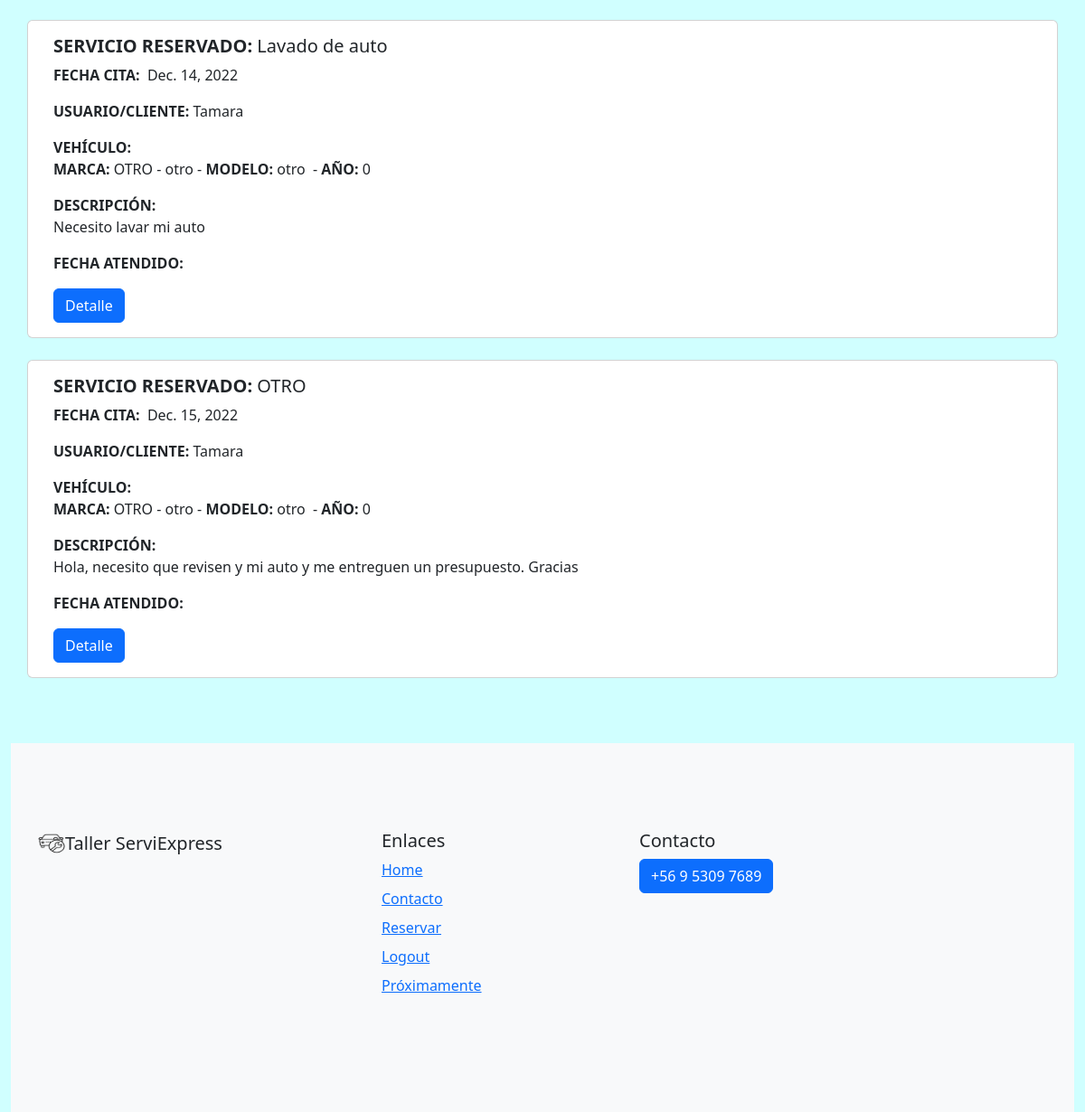
/reservas/ (signed in, lower part), run on an earlier commit of the app's database.
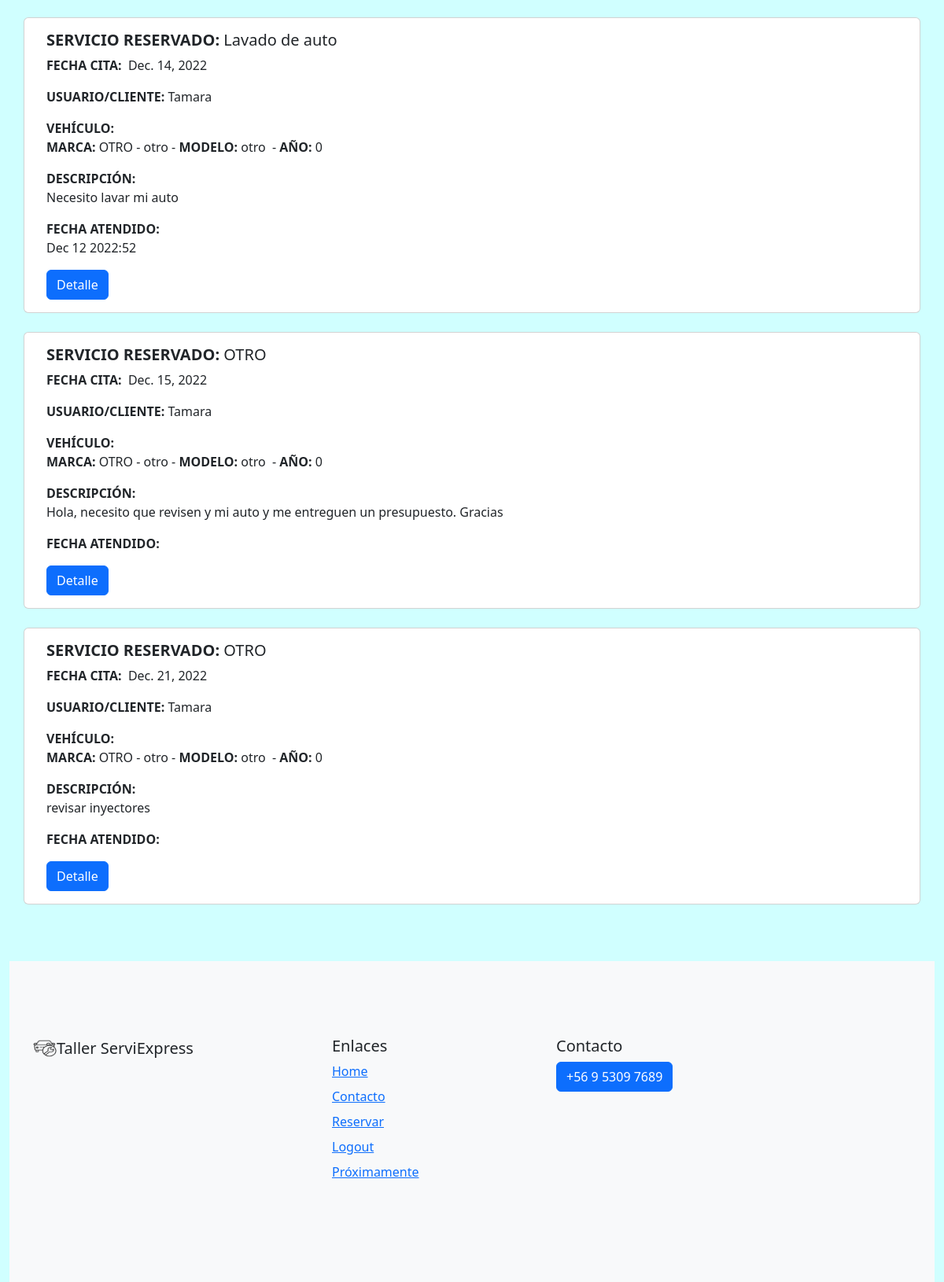
And on a later commit of the database.
### task/models.py (models this page shows, shortened)
class Reserva(models.Model):
    id = models.AutoField(primary_key=True)
    servicio = models.ForeignKey(Servicio, on_delete=models.CASCADE)
    fecha = models.DateTimeField(auto_now_add=True)
    user = models.ForeignKey(User, on_delete=models.CASCADE)
    vehiculo = models.ForeignKey(Vehiculo, on_delete=models.CASCADE)
    reserva = models.DateField(auto_now_add=False, auto_now=False)
    hora = models.TimeField(null=True)
    descripcion = models.TextField(blank=True)
    atendido = models.DateTimeField(null=True)

class Servicio(models.Model):
    id = models.AutoField(primary_key=True)
    nombre = models.CharField(max_length=30)
    descripcion = models.TextField(blank=True)
    valor = models.IntegerField(blank=True,editable=True)
    def __str__(self):
        return self.nombre

class Vehiculo(models.Model):
    id = models.AutoField(primary_key=True)
    marca = models.CharField(max_length=20)
    modelo = models.CharField(max_length=20)
    anno = models.IntegerField(blank=False)
    user = models.ForeignKey(User, on_delete=models.CASCADE)
    def __str__(self):
        return self.marca + ' - ' + self.modelo

### task/views.py (the view)
# urls.py: path('reservas/', views.listReservas,name='reservas'),
@login_required
def listReservas(request):
    reservas = Reserva.objects.all()#Reserva.objects.filter(user=request.user)
    return render(request, 'reservas.html',{
        'reservas': reservas
    })

### task/templates/reservas.html (shortened to what this page needs)
{% extends 'base.html' %}
{% block content%}
{% load static %}
{% for reserva in reservas %}
  <div class="container-md">
    <div class="row">
<div class="card" >
    <div class="card-body">
      <h5 class="card-title"><strong>SERVICIO RESERVADO:</strong>&nbsp;{{reserva.servicio}}</h5>
      <p><strong>FECHA CITA:</strong>&nbsp; {{reserva.reserva}}</p>
      <p class="card-text"><strong>USUARIO/CLIENTE:</strong> {{reserva.user.username}}</p>
      <p class="card-text"><strong>VEHÍCULO: </strong><br><strong>MARCA: </strong>{{reserva.vehiculo}}&nbsp;-&nbsp;<strong>MODELO: </strong>{{reserva.vehiculo.modelo}} &nbsp;-&nbsp;<strong>AÑO: </strong>{{reserva.vehiculo.anno}}</p>
      <p class="card-text"><strong>DESCRIPCIÓN:</strong><br> {{reserva.descripcion}}</p>
      <p class="card-text"><strong>FECHA ATENDIDO:</strong><br> {{reserva.atendido|date:'M j Y:i'}}</p>
      <a href="{% url 'detalleReserva' reserva.id %}" class="btn btn-primary">Detalle</a>
    </div>
  </div>
</div>
</div>
<br>
{% endfor %}
{% endblock %}

What changed in the data, as far as the page shows it:
changed Reserva "Necesito lavar mi auto": atendido (not shown) → "Dec 12 2022:52"
added Reserva: servicio "OTRO", reserva "Dec. 21, 2022", user.username "Tamara", vehiculo "OTRO - otro", vehiculo.modelo "otro", vehiculo.anno "0", descripcion "revisar inyectores"
